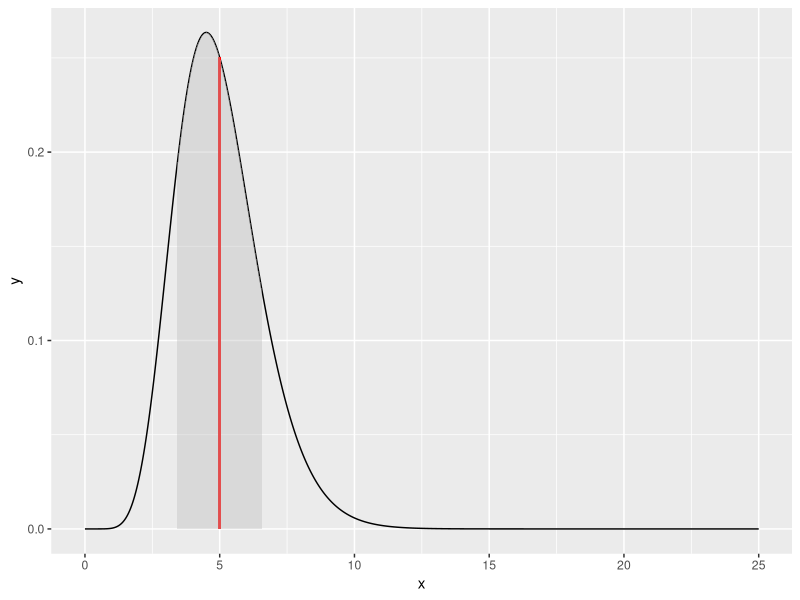
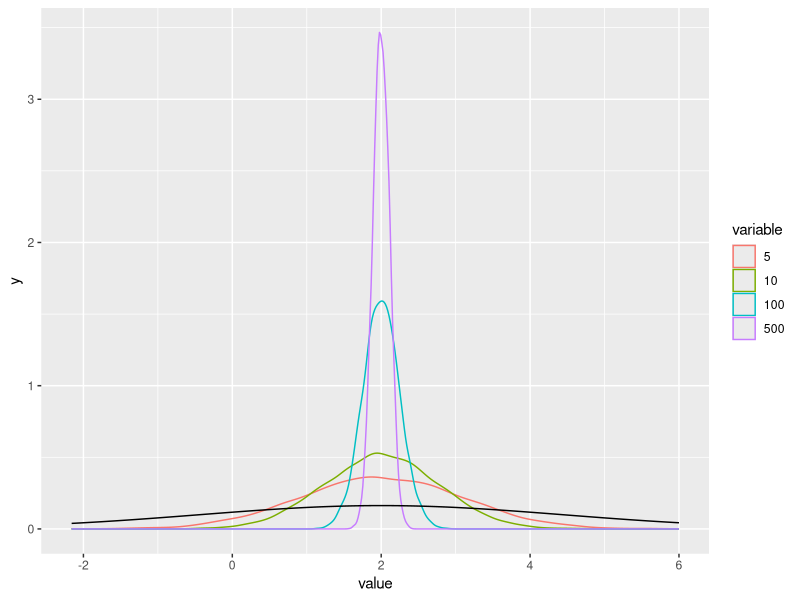
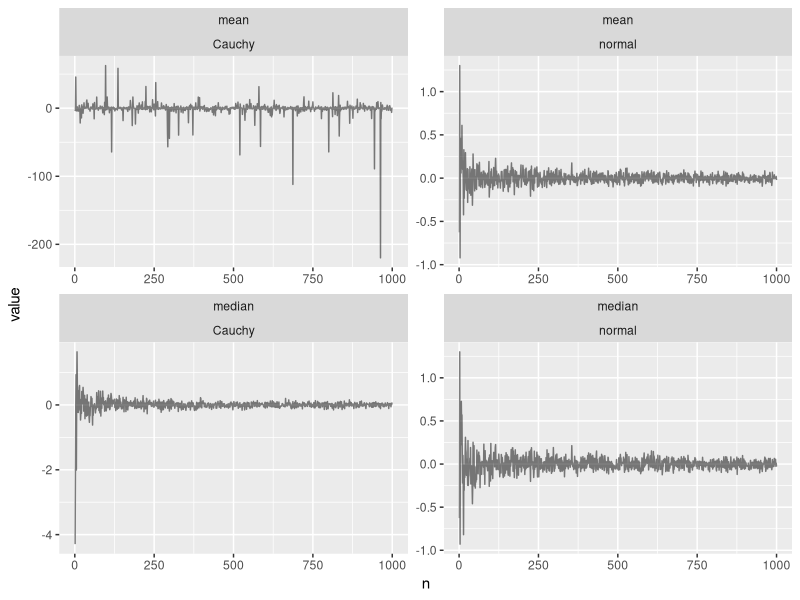
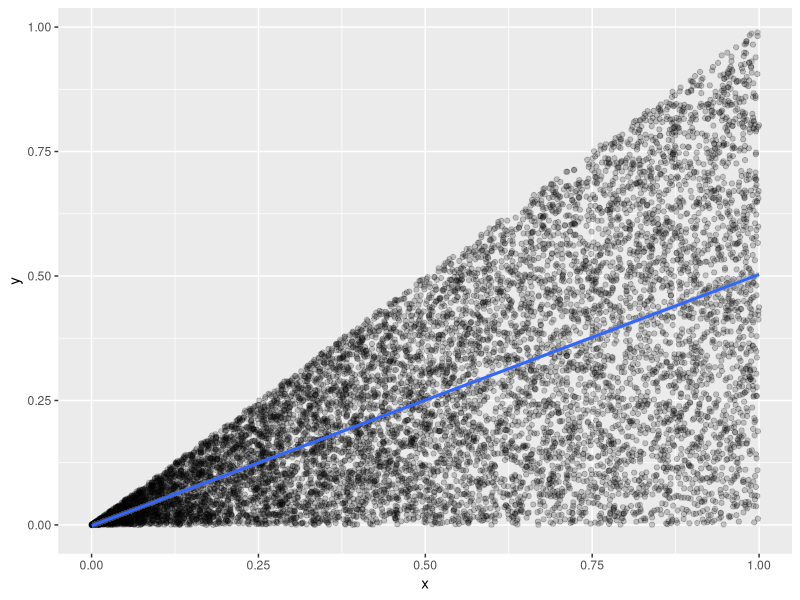

These figures' R source, in order:
## ---- chunk 1
togs <- T
togs2 <- T
library(ggplot2)
library(dplyr)
library(reshape2)
library(tidyr)
# togs <- FALSE
## ---- chunk 2
set.seed(1)
nsamps <- 1000
x      <- rbinom(nsamps, 1, 0.4)
mean(x)
var(x)
0.4 * (1 - 0.4)
## ---- chunk 3
set.seed(1)
x  <- seq(0, 25, by = 0.01)
y  <- dgamma(x, shape = 10, rate = 2)
df <- data.frame(x = x, y = y)
ggplot(df, aes(x = x, y = y)) +
  geom_line() +
  geom_segment(aes(x = 5, y = 0, xend = 5,
                   yend = dgamma(5, shape = 10, rate = 2)),
               color = "red") +
  stat_function(fun = dgamma, args = list(shape = 10, rate = 2), 
                xlim = c(5 - sqrt(10/4), 5 + sqrt(10/4)), geom = "area", fill = "gray", alpha = 0.4)

## ---- chunk 4
set.seed(1)
mu    <- 0.4
sigma <- 0.5
x     <- rnorm(100000, mean = mu, sd = sigma)

mean(2*x + 4)
2 * mu + 4

mean(x^2)
mu^2 + sigma^2

mean(exp(x))
exp((2 * mu + sigma^2) / 2)
## ---- chunk 5
set.seed(1)
nsamps <- 10000
mu     <- 2
sigma  <- sqrt(6)
N      <- c(5, 10, 100, 500)
X      <- matrix(data = NA, nrow = nsamps, ncol = length(N))
ind    <- 1
for (n in N) {
  for (i in 1:nsamps) {
    X[i,ind] <- mean(rnorm(n, mu, sigma))
  }
  ind <- ind + 1
}
colnames(X) <- N
X           <- melt(as.data.frame(X))

ggplot(data = X, aes(x = value, colour = variable)) +
  geom_density() +
  stat_function(data  = data.frame(x = seq(-2, 6, by = 0.01)), aes(x = x), 
                fun   = dnorm, 
                args  = list(mean = mu, sd = sigma), 
                color = "black")


## ---- chunk 6
set.seed(1)
y  <- rgeom(100000, 0.5)
x  <- rexp(100000, rate = 1 / (y + 1))
x2 <- x[y == 3]

mean(x2)
3 + 1

mean(x)
(1 - 0.5) / 0.5 + 1

## ---- chunk 7
set.seed(1)
n         <- 1000
means_n   <- vector(mode = "numeric", length = n)
means_c   <- vector(mode = "numeric", length = n)
medians_n <- vector(mode = "numeric", length = n)
medians_c <- vector(mode = "numeric", length = n)
for (i in 1:n) {
  tmp_n        <- rnorm(i)
  tmp_c        <- rcauchy(i)
  means_n[i]   <- mean(tmp_n)
  means_c[i]   <- mean(tmp_c)
  medians_n[i] <- median(tmp_n)
  medians_c[i] <- median(tmp_c)
}
df <- data.frame("distribution" = c(rep("normal", 2 * n),
                                    rep("Cauchy", 2 * n)),
                 "type"         = c(rep("mean", n),
                                    rep("median", n),
                                    rep("mean", n),
                                    rep("median", n)),
                 "value"        = c(means_n, medians_n, means_c, medians_c),
                 "n"            = rep(1:n, times = 4))
ggplot(df, aes(x = n, y = value)) +
  geom_line(alpha = 0.5) +
  facet_wrap(~ type + distribution , scales = "free")
## ---- chunk 8
set.seed(1)
nsamps <- 10000
x      <- runif(nsamps)
y      <- runif(nsamps, 0, x)

cov(x, y)
1/24

cor(x, y)
(1 / 24) / (sqrt(7 / (12 * 144)))

ggplot(data.frame(x = x, y = y), aes(x = x, y = y)) +
  geom_point(alpha = 0.2) +
  geom_smooth(method = "lm")
